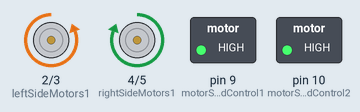
Recording of a sketch running on a simulated Arduino Uno, built with avr-gcc and run on an emulated ATmega328P. Shown: motor-driver pin pairs drawn as motors (green arrow = first pin HIGH = forward, orange = second pin HIGH = backward, longer = more drive), switched loads named in the sketch (green lamp = pin HIGH).

Above: at 1.5 s.
At 4.5 s:
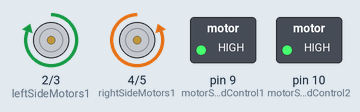
At 6.5 s:
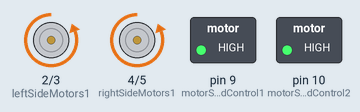
At 8.5 s:
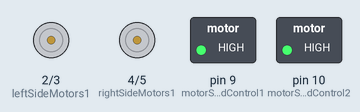
Timing chart, 0 to 11.7 s (numbered marks = the images above):
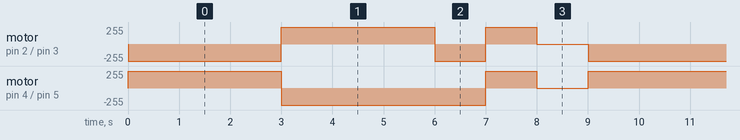

The sketch:

RC_Car_Code-01.ino
```cpp
int leftSideMotors1 = 2;
int leftSideMotors2 = 3;

int rightSideMotors1 = 4;
int rightSideMotors2 = 5;

int motorSpeedControl1 = 9;
int motorSpeedControl2 = 10;

void carBackward(int time){ //makes all 4 wheels go backwards
  digitalWrite(leftSideMotors1, HIGH);
  digitalWrite(leftSideMotors2, LOW);
  digitalWrite(rightSideMotors1, LOW);
  digitalWrite(rightSideMotors2, HIGH);
  delay(time);
}

void carForward(int time){ //makes all 4 wheels go forwards
  digitalWrite(leftSideMotors1, LOW);
  digitalWrite(leftSideMotors2, HIGH);
  digitalWrite(rightSideMotors1, HIGH);
  digitalWrite(rightSideMotors2, LOW);
  delay(time);
}

void carLeft(int time){ //makes the left side wheels go backwwards, and the right side wheels go forwards to make a zero radius turn
  digitalWrite(leftSideMotors1, HIGH);
  digitalWrite(leftSideMotors2, LOW);
  digitalWrite(rightSideMotors1, HIGH);
  digitalWrite(rightSideMotors2, LOW);
  delay(time);
}

void carRight(int time){//makes the right side wheels go backwwards, and the left side wheels go forwards to make a zero radius turn
  digitalWrite(rightSideMotors1, LOW);
  digitalWrite(rightSideMotors2, HIGH);
  digitalWrite(leftSideMotors1, LOW);
  digitalWrite(leftSideMotors2, HIGH);
  delay(time);
}

void carStop(int time){
  digitalWrite(rightSideMotors1, LOW);
  digitalWrite(rightSideMotors2, LOW);
  digitalWrite(leftSideMotors1, LOW);
  digitalWrite(leftSideMotors2, LOW);
  delay(time);

}

void setup() {
  // put your setup code here, to run once:
  pinMode(leftSideMotors1, OUTPUT);
  pinMode(leftSideMotors2, OUTPUT);
  pinMode(rightSideMotors1, OUTPUT);
  pinMode(rightSideMotors2, OUTPUT);


  pinMode(motorSpeedControl1, OUTPUT);
  pinMode(motorSpeedControl2, OUTPUT);

    //Controlling speed (0 = off and 255 = max speed):
  analogWrite(motorSpeedControl1, 255); //ENA pin
  analogWrite(motorSpeedControl2, 255); //ENB pin
}

void loop() {
  // put your main code here, to run repeatedly:
  carForward(3000);
  carBackward(3000);
  carRight(1000);
  carLeft(1000);
  carStop(1000);

}
```

Measured:
- by itself, motor on pin 4 (rightSideMotors1) / pin 5 (rightSideMotors2): repeats every 9.0 s: backward 255/255 4.0 s, forward 255/255 1.0 s, stopped 1.0 s, forward 255/255 3.0 s
- by itself, motor on pin 2 (leftSideMotors1) / pin 3 (leftSideMotors2): repeats every 9.0 s: forward 255/255 3.0 s, backward 255/255 1.0 s, forward 255/255 1.0 s, stopped 1.0 s, backward 255/255 3.0 s
